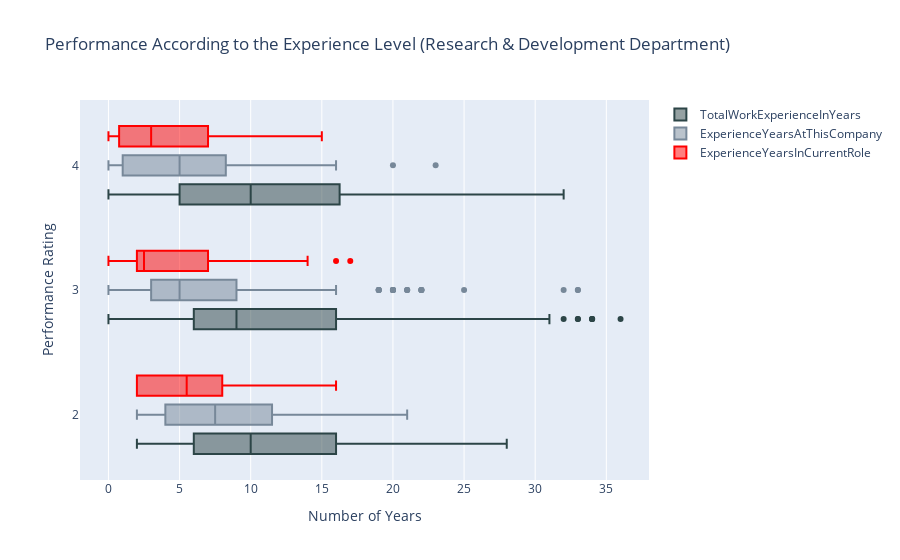

Write notebook code for a chart like this one.
### Code cell
data = [
    {
        'x': research_and_development['TotalWorkExperienceInYears'],
        'y': research_and_development['PerformanceRating'],
        'name':'TotalWorkExperienceInYears',
        'marker': {
            'color': '#2c4547'
        },
        'boxmean': False,
        'orientation': 'h',
        "type": "box",
    },
    {
        'x':research_and_development['ExperienceYearsAtThisCompany'],
        'y':research_and_development['PerformanceRating'],
        'name': 'ExperienceYearsAtThisCompany',
        'marker':{
            'color': 'lightslategrey',
        },
        'boxmean': False,
        'orientation': 'h',
        "type": "box",
    },
    {
        'x': research_and_development['ExperienceYearsInCurrentRole'],
        'y': research_and_development['PerformanceRating'],
        'name':'ExperienceYearsInCurrentRole',
        'marker': {
            'color': 'red',
        },
        'boxmean': False,
        'orientation': 'h',
        "type": "box",
    }
]
layout = {
    'xaxis': {
        'title': 'Number of Years',
        'zeroline': False,
    },
    'yaxis': {
        'title': 'Performance Rating ',
        'zeroline': False,
    },
    'boxmode': 'group',
    'title': 'Performance According to the Experience Level (Research & Development Department)',
}
fig = go.Figure(data=data, layout=layout)

py.iplot(fig)

### Figure 1 — Plotly figure (JSON) as saved in the notebook; plotly's stock layout.template omitted (floating-point values rounded to 4 significant figures; data arrays with more than 128 entries replaced by an {"elided": "..."} marker saying what was removed)
{"data": [{"boxmean": false, "marker": {"color": "#2c4547"}, "name": "TotalWorkExperienceInYears", "orientation": "h", "type": "box", "x": {"elided": "343 int values"}, "y": {"elided": "343 int values"}}, {"boxmean": false, "marker": {"color": "lightslategrey"}, "name": "ExperienceYearsAtThisCompany", "orientation": "h", "type": "box", "x": {"elided": "343 int values"}, "y": {"elided": "343 int values"}}, {"boxmean": false, "marker": {"color": "red"}, "name": "ExperienceYearsInCurrentRole", "orientation": "h", "type": "box", "x": {"elided": "343 int values"}, "y": {"elided": "343 int values"}}], "layout": {"boxmode": "group", "title": {"text": "Performance According to the Experience Level (Research & Development Department)"}, "xaxis": {"title": {"text": "Number of Years"}, "zeroline": false}, "yaxis": {"title": {"text": "Performance Rating "}, "zeroline": false}}}
